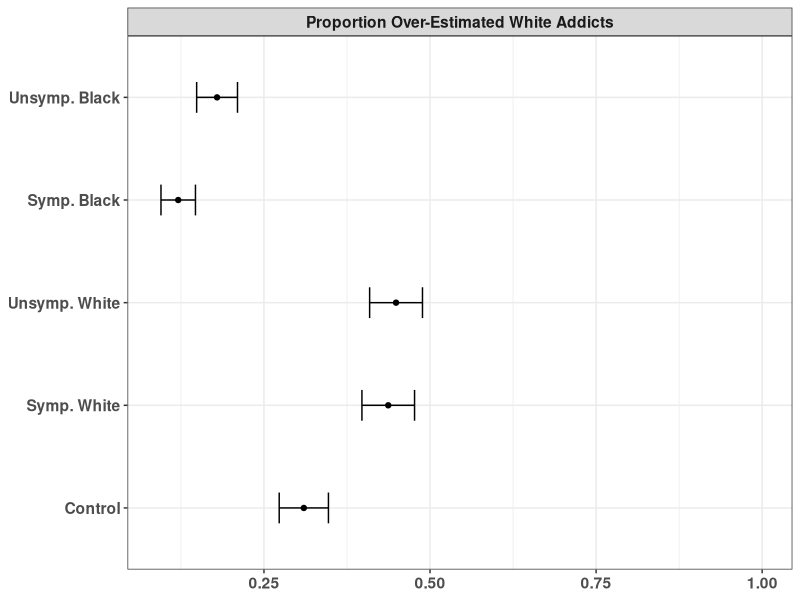
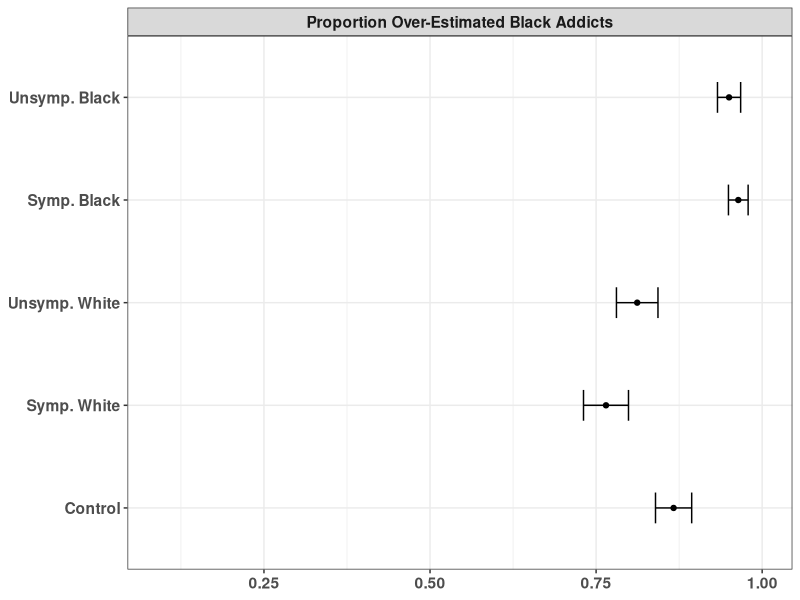
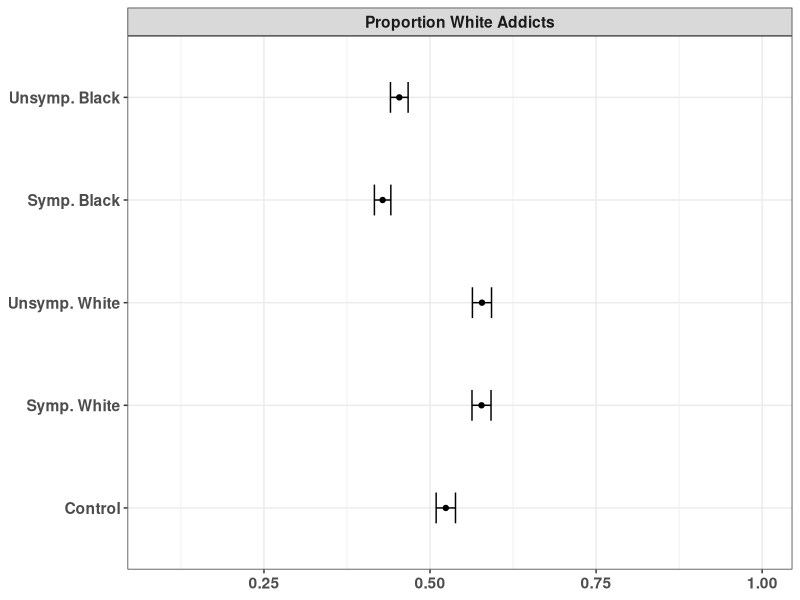
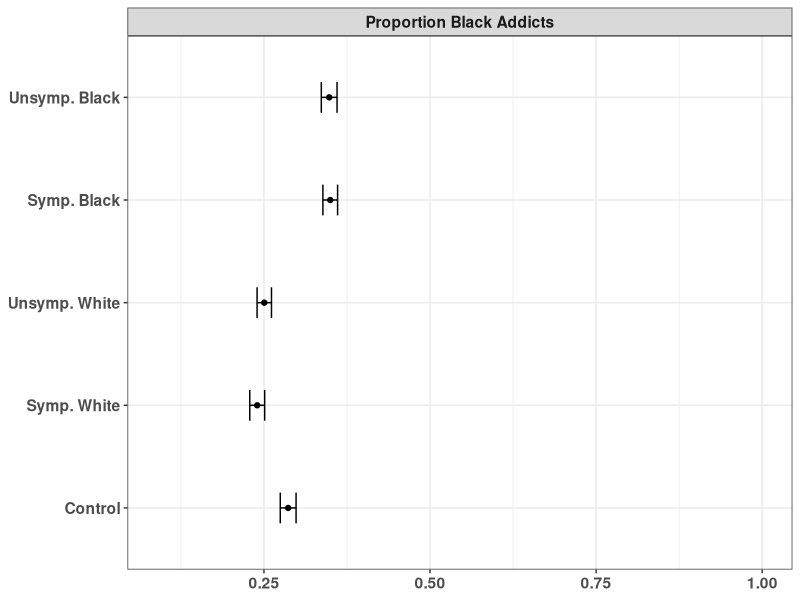

Reproduce these figures in R, in order. (Note: this script raises an error after producing the figures.)
####################################################################################
## Replication file: "Political Effects of Opioid Addiction Frames"
## Appendix
## Figure 7
## Steps: 1. calculate mean and se for observed compliance,
## 2. calculate mean and se for raw percentages 3. create figure
####################################################################################
rm(list=ls()) ## clear list space

#####################
### Packages ########
#####################

library(ggplot2)
library(gridExtra)

#####################
### Function #####
#####################
se <- function(x) sqrt(var(x, na.rm = T)/length(x)) ## standard error

#####################
### Load Data ########
#####################
## read in data
data <- read.csv("tessdata.csv", head = T) ## 1517 obs

#########################################################################################
## 1) Report means of each observed compliance measure (whether respondents over-estimate
# whites’ and blacks’ percentage of drug users), for each experimental condition 
#########################################################################################

v <- "overrepwhiteaddicts" 

mean.1.pw <- mean(data[[v]][data$treat == "No Story"], na.rm =T) 
mean.2.pw <-mean(data[[v]][data$treat == "Sympathetic White"], na.rm =T) 
mean.3.pw <- mean(data[[v]][data$treat == "Unsympathetic White"], na.rm =T) ##
mean.4.pw <- mean(data[[v]][data$pooledwhite ==1], na.rm =T) ##
mean.5.pw <- mean(data[[v]][data$treat == "Sympathetic Black"], na.rm =T) 
mean.6.pw <- mean(data[[v]][data$treat == "Unsympathetic Black"], na.rm =T) 
mean.7.pw <- mean(data[[v]][data$pooledblack ==1], na.rm =T) ##

se.1.pw <- se(data[[v]][data$treat == "No Story"]) 
se.2.pw <-se(data[[v]][data$treat == "Sympathetic White"]) 
se.3.pw <- se(data[[v]][data$treat == "Unsympathetic White"])
se.4.pw <- se(data[[v]][data$pooledwhite ==1])
se.5.pw <-se(data[[v]][data$treat == "Sympathetic Black"]) 
se.6.pw <- se(data[[v]][data$treat == "Unsympathetic Black"])
se.7.pw <- se(data[[v]][data$pooledblack ==1])


# DV2: 
v2 <- "overrepblackaddicts"
mean.1.pb <- mean(data[[v2]][data$treat == "No Story"], na.rm =T) 
mean.2.pb <-mean(data[[v2]][data$treat == "Sympathetic White"], na.rm =T) 
mean.3.pb <- mean(data[[v2]][data$treat == "Unsympathetic White"], na.rm =T) ##
mean.4.pb <- mean(data[[v2]][data$pooledwhite ==1], na.rm =T) ##
mean.5.pb <- mean(data[[v2]][data$treat == "Sympathetic Black"], na.rm =T) 
mean.6.pb <- mean(data[[v2]][data$treat == "Unsympathetic Black"], na.rm =T) 
mean.7.pb <- mean(data[[v2]][data$pooledblack ==1], na.rm =T) ##

se.1.pb <- se(data[[v2]][data$treat == "No Story"]) 
se.2.pb <-se(data[[v2]][data$treat == "Sympathetic White"]) 
se.3.pb <- se(data[[v2]][data$treat == "Unsympathetic White"])
se.4.pb <- se(data[[v2]][data$pooledwhite ==1])
se.5.pb <-se(data[[v2]][data$treat == "Sympathetic Black"]) 
se.6.pb <- se(data[[v2]][data$treat == "Unsympathetic Black"])
se.7.pb <- se(data[[v2]][data$pooledblack ==1])

############################################
## Create dataframe for plot
############################################
# Labels
a2 <- c(rep("Proportion Over-Estimated White Addicts", 7), rep("Proportion Over-Estimated Black Addicts", 7))

data.test = data.frame(variable = a2, 
                       treat = c("Control",
                                 "Symp. White",
                                 "Unsymp. White",
                                 "Pooled White",
                                 "Symp. Black",
                                 "Unsymp. Black",
                                 "Pooled Black"),
                       effect = c(mean.1.pw, mean.2.pw, mean.3.pw, 
                                  mean.4.pw, 
                                  mean.5.pw,mean.6.pw, 
                                  mean.7.pw,
                                  mean.1.pb, mean.2.pb, mean.3.pb, 
                                  mean.4.pb, 
                                  mean.5.pb,mean.6.pb, 
                                  mean.7.pb),
                       
                       se = c(se.1.pw, se.2.pw, se.3.pw, 
                              se.4.pw, 
                              se.5.pw,se.6.pw, 
                              se.7.pw,
                              se.1.pb, se.2.pb, se.3.pb, 
                              se.4.pb, 
                              se.5.pb,se.6.pb, 
                              se.7.pb)) 

data.test$treat <- factor(data.test$treat , levels =c("Control",
                                                      "Symp. White",
                                                      "Unsymp. White",
                                                      "Pooled White",
                                                      "Symp. Black",
                                                      
                                                      "Unsymp. Black",
                                                      
                                                      "Pooled Black"))
# data.test

############################################
## Plot facets 1 and 2
############################################
set <- c(0.09, 1) 
p1 <- ggplot(data.test[c(1:3, 5:6),], aes(x=effect, y=treat, fill=treat)) +
  facet_grid(.~variable) +
  geom_point(stat="identity") +
  #xlab("Mean value") +
  guides(fill=FALSE) +
  theme_bw() +
  theme(text = element_text(size=14, face="bold"), axis.title.y=element_blank(), 
        axis.title.x=element_blank()) +
  scale_x_continuous(limits=set) +
  geom_errorbarh(aes(xmin = (effect) - 1.39*(se), xmax= (effect) + 1.39*(se)), height = .3)
# p1

p2 <- ggplot(data.test[c(8:10, 12:13),], aes(x=effect, y=treat, fill=treat)) +
  facet_grid(.~variable) +
  geom_point(stat="identity") +
  # xlab("Mean value") +
  guides(fill=FALSE) +
  theme_bw() +
  theme(text = element_text(size=14, face="bold"), axis.title.y=element_blank(), 
        axis.title.x=element_blank()) +
  scale_x_continuous(limits=set) +
  geom_errorbarh(aes(xmin = (effect) - 1.39*(se), xmax= (effect) + 1.39*(se), height = .3))

# p2

#########################################################################################
# 2) Report means of the raw percentages of black and of white addicts, 
# for each experimental condition
#########################################################################################

# set outcome measure 
v <- "perwhiteaddicts"

mean.1.pw <- mean(data[[v]][data$treat == "No Story"], na.rm =T) 
mean.2.pw <-mean(data[[v]][data$treat == "Sympathetic White"], na.rm =T) 
mean.3.pw <- mean(data[[v]][data$treat == "Unsympathetic White"], na.rm =T) ##
mean.4.pw <- mean(data[[v]][data$pooledwhite ==1], na.rm =T) ##
mean.5.pw <- mean(data[[v]][data$treat == "Sympathetic Black"], na.rm =T) 
mean.6.pw <- mean(data[[v]][data$treat == "Unsympathetic Black"], na.rm =T) 
mean.7.pw <- mean(data[[v]][data$pooledblack ==1], na.rm =T) ##

se.1.pw <- se(data[[v]][data$treat == "No Story"]) 
se.2.pw <-se(data[[v]][data$treat == "Sympathetic White"]) 
se.3.pw <- se(data[[v]][data$treat == "Unsympathetic White"])
se.4.pw <- se(data[[v]][data$pooledwhite ==1])
se.5.pw <-se(data[[v]][data$treat == "Sympathetic Black"]) 
se.6.pw <- se(data[[v]][data$treat == "Unsympathetic Black"])
se.7.pw <- se(data[[v]][data$pooledblack ==1])


# DV2: 
v2 <- "perblackaddicts"

mean.1.pb <- mean(data[[v2]][data$treat == "No Story"], na.rm =T) 
mean.2.pb <-mean(data[[v2]][data$treat == "Sympathetic White"], na.rm =T) 
mean.3.pb <- mean(data[[v2]][data$treat == "Unsympathetic White"], na.rm =T) ##
mean.4.pb <- mean(data[[v2]][data$pooledwhite ==1], na.rm =T) ##
mean.5.pb <- mean(data[[v2]][data$treat == "Sympathetic Black"], na.rm =T) 
mean.6.pb <- mean(data[[v2]][data$treat == "Unsympathetic Black"], na.rm =T) 
mean.7.pb <- mean(data[[v2]][data$pooledblack ==1], na.rm =T) ##

se.1.pb <- se(data[[v2]][data$treat == "No Story"]) 
se.2.pb <-se(data[[v2]][data$treat == "Sympathetic White"]) 
se.3.pb <- se(data[[v2]][data$treat == "Unsympathetic White"])
se.4.pb <- se(data[[v2]][data$pooledwhite ==1])
se.5.pb <-se(data[[v2]][data$treat == "Sympathetic Black"]) 
se.6.pb <- se(data[[v2]][data$treat == "Unsympathetic Black"])
se.7.pb <- se(data[[v2]][data$pooledblack ==1])

############################################
## Create dataframe for plot
############################################
# Labels
a1 <- c(rep("Proportion White Addicts", 7), rep("Proportion Black Addicts", 7))

data.test = data.frame(variable = a1, 
                       treat = c("Control",
                                 "Symp. White",
                                 "Unsymp. White",
                                 "Pooled White",
                                 "Symp. Black",
                                 "Unsymp. Black",
                                 "Pooled Black"),
                       effect = c(mean.1.pw, mean.2.pw, mean.3.pw, 
                                  mean.4.pw, 
                                  mean.5.pw,mean.6.pw, 
                                  mean.7.pw,
                                  mean.1.pb, mean.2.pb, mean.3.pb, 
                                  mean.4.pb, 
                                  mean.5.pb,mean.6.pb, 
                                  mean.7.pb),
                       
                       se = c(se.1.pw, se.2.pw, se.3.pw, 
                              se.4.pw, 
                              se.5.pw,se.6.pw, 
                              se.7.pw,
                              se.1.pb, se.2.pb, se.3.pb, 
                              se.4.pb, 
                              se.5.pb,se.6.pb, 
                              se.7.pb)) 

data.test$treat <- factor(data.test$treat , levels =c("Control",
                                                      "Symp. White",
                                                      "Unsymp. White",
                                                      "Pooled White",
                                                      "Symp. Black",
                                                      
                                                      "Unsymp. Black",
                                                      
                                                      "Pooled Black"))
# data.test

############################################
## Plots facets 3 and 4
############################################
set <- c(0.09, 1) 
p3 <- ggplot(data.test[c(1:3, 5:6),], aes(x=effect, y=treat, fill=treat)) +
  facet_grid(.~variable) +
  geom_point(stat="identity") +
  guides(fill=FALSE) +
  theme_bw() +
  theme(text = element_text(size=14, face="bold"), axis.title.y=element_blank(), 
        axis.title.x=element_blank()) +
  scale_x_continuous(limits=set) +
  geom_errorbarh(aes(xmin = (effect) - 1.39*(se), xmax= (effect) + 1.39*(se)), height = .3)
# p3

p4<- ggplot(data.test[c(8:10, 12:13),], aes(x=effect, y=treat, fill=treat)) +
  facet_grid(.~variable) +
  geom_point(stat="identity") +
  guides(fill=FALSE) +
  theme_bw() +
  theme(text = element_text(size=14, face="bold"), axis.title.y=element_blank(), 
        axis.title.x=element_blank()) +
  scale_x_continuous(limits=set) +
  geom_errorbarh(aes(xmin = (effect) - 1.39*(se), xmax= (effect) + 1.39*(se), height = .3))

# p4

######################################
## Create full plot
######################################
# grid.arrange(p1, p2, p3, p4, nrow = 2) ## view in R


# print figure
cat("\nFigure A7: Observed compliance means across experimental conditions (raw values, 83% CIs) \n")

pdf("./output/FigureA7.pdf", width = 9.5, height = 6)
grid.arrange(p1, p2, p3, p4, nrow = 2) 
dev.off()
cat("Saved Figure A7 in /output")

